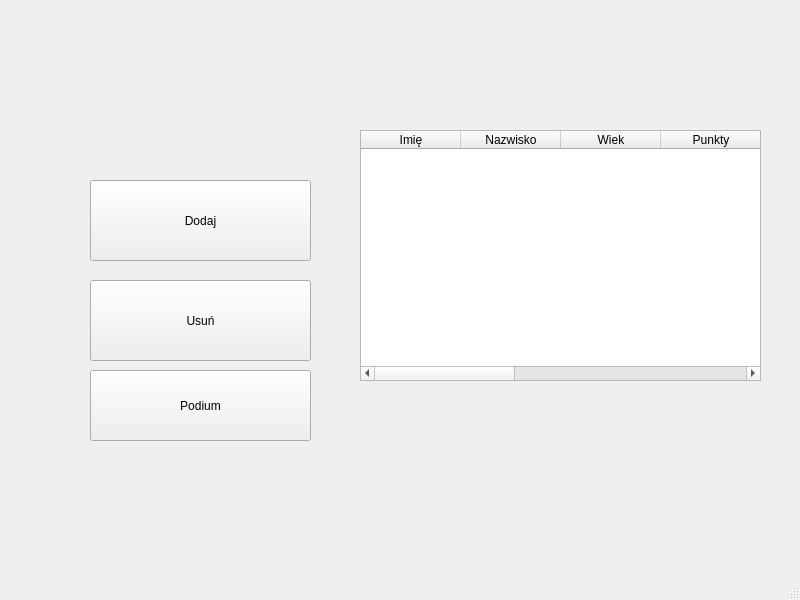
<?xml version="1.0" encoding="UTF-8"?>
<ui version="4.0">
 <class>MainWindow</class>
 <widget class="QMainWindow" name="MainWindow">
  <property name="geometry">
   <rect>
    <x>0</x>
    <y>0</y>
    <width>800</width>
    <height>600</height>
   </rect>
  </property>
  <property name="windowTitle">
   <string>MainWindow</string>
  </property>
  <widget class="QWidget" name="centralwidget">
   <property name="autoFillBackground">
    <bool>false</bool>
   </property>
   <widget class="QTableWidget" name="tableWidget">
    <property name="geometry">
     <rect>
      <x>360</x>
      <y>130</y>
      <width>401</width>
      <height>251</height>
     </rect>
    </property>
    <property name="columnCount">
     <number>8</number>
    </property>
    <column>
     <property name="text">
      <string>Imię</string>
     </property>
    </column>
    <column>
     <property name="text">
      <string>Nazwisko</string>
     </property>
    </column>
    <column>
     <property name="text">
      <string>Wiek</string>
     </property>
    </column>
    <column>
     <property name="text">
      <string>Punkty</string>
     </property>
    </column>
    <column/>
    <column/>
    <column/>
    <column/>
   </widget>
   <widget class="QPushButton" name="addButton">
    <property name="geometry">
     <rect>
      <x>90</x>
      <y>180</y>
      <width>221</width>
      <height>81</height>
     </rect>
    </property>
    <property name="text">
     <string>Dodaj</string>
    </property>
   </widget>
   <widget class="QPushButton" name="removeButton">
    <property name="geometry">
     <rect>
      <x>90</x>
      <y>280</y>
      <width>221</width>
      <height>81</height>
     </rect>
    </property>
    <property name="text">
     <string>Usuń</string>
    </property>
   </widget>
   <widget class="QLabel" name="logoLabel">
    <property name="geometry">
     <rect>
      <x>120</x>
      <y>40</y>
      <width>121</width>
      <height>111</height>
     </rect>
    </property>
    <property name="text">
     <string/>
    </property>
    <property name="pixmap">
     <pixmap>../images/logo.png</pixmap>
    </property>
    <property name="scaledContents">
     <bool>true</bool>
    </property>
   </widget>
   <widget class="QPushButton" name="podiumButton">
    <property name="geometry">
     <rect>
      <x>90</x>
      <y>370</y>
      <width>221</width>
      <height>71</height>
     </rect>
    </property>
    <property name="text">
     <string>Podium</string>
    </property>
   </widget>
  </widget>
  <widget class="QMenuBar" name="menubar">
   <property name="geometry">
    <rect>
     <x>0</x>
     <y>0</y>
     <width>800</width>
     <height>21</height>
    </rect>
   </property>
  </widget>
  <widget class="QStatusBar" name="statusbar"/>
 </widget>
 <resources/>
 <connections/>
</ui>
